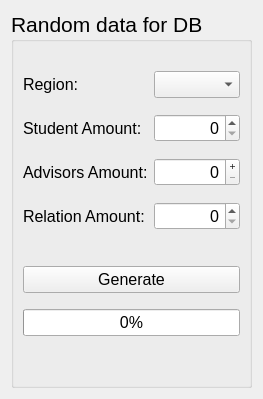
         <widget class="QWidget" name="page_2">
          <layout class="QGridLayout" name="gridLayout_3">
           <item row="4" column="0">
            <widget class="QGroupBox" name="groupBox">
             <property name="font">
              <font>
               <pointsize>16</pointsize>
              </font>
             </property>
             <property name="title">
              <string>Random data for DB</string>
             </property>
             <layout class="QGridLayout" name="gridLayout_9">
              <item row="3" column="1">
               <widget class="QDoubleSpinBox" name="student_dsb">
                <property name="font">
                 <font>
                  <pointsize>12</pointsize>
                 </font>
                </property>
                <property name="alignment">
                 <set>Qt::AlignRight|Qt::AlignTrailing|Qt::AlignVCenter</set>
                </property>
                <property name="decimals">
                 <number>0</number>
                </property>
                <property name="maximum">
                 <double>10000.000000000000000</double>
                </property>
               </widget>
              </item>
              <item row="5" column="1">
               <widget class="QDoubleSpinBox" name="advisors_dsb">
                <property name="font">
                 <font>
                  <pointsize>12</pointsize>
                 </font>
                </property>
                <property name="alignment">
                 <set>Qt::AlignRight|Qt::AlignTrailing|Qt::AlignVCenter</set>
                </property>
                <property name="buttonSymbols">
                 <enum>QAbstractSpinBox::PlusMinus</enum>
                </property>
                <property name="decimals">
                 <number>0</number>
                </property>
                <property name="maximum">
                 <double>1000.000000000000000</double>
                </property>
               </widget>
              </item>
              <item row="1" column="0">
               <widget class="QLabel" name="label">
                <property name="maximumSize">
                 <size>
                  <width>180</width>
                  <height>16777215</height>
                 </size>
                </property>
                <property name="font">
                 <font>
                  <pointsize>12</pointsize>
                 </font>
                </property>
                <property name="text">
                 <string>Region:</string>
                </property>
               </widget>
              </item>
              <item row="12" column="0">
               <spacer name="verticalSpacer_3">
                <property name="orientation">
                 <enum>Qt::Vertical</enum>
                </property>
                <property name="sizeHint" stdset="0">
                 <size>
                  <width>20</width>
                  <height>40</height>
                 </size>
                </property>
               </spacer>
              </item>
              <item row="3" column="0">
               <widget class="QLabel" name="label_2">
                <property name="maximumSize">
                 <size>
                  <width>120</width>
                  <height>16777215</height>
                 </size>
                </property>
                <property name="font">
                 <font>
                  <pointsize>12</pointsize>
                 </font>
                </property>
                <property name="text">
                 <string>Student Amount:</string>
                </property>
               </widget>
              </item>
              <item row="5" column="0">
               <widget class="QLabel" name="label_3">
                <property name="maximumSize">
                 <size>
                  <width>180</width>
                  <height>16777215</height>
                 </size>
                </property>
                <property name="font">
                 <font>
                  <pointsize>12</pointsize>
                 </font>
                </property>
                <property name="text">
                 <string>Advisors Amount:</string>
                </property>
               </widget>
              </item>
              <item row="4" column="0" colspan="2">
               <spacer name="horizontalSpacer_4">
                <property name="orientation">
                 <enum>Qt::Horizontal</enum>
                </property>
                <property name="sizeHint" stdset="0">
                 <size>
                  <width>40</width>
                  <height>10</height>
                 </size>
                </property>
               </spacer>
              </item>
              <item row="9" column="0" colspan="2">
               <widget class="QPushButton" name="random_db_pb">
                <property name="font">
                 <font>
                  <pointsize>12</pointsize>
                 </font>
                </property>
                <property name="text">
                 <string>Generate</string>
                </property>
               </widget>
              </item>
              <item row="1" column="1">
               <widget class="QComboBox" name="region_cb">
                <property name="font">
                 <font>
                  <pointsize>12</pointsize>
                 </font>
                </property>
               </widget>
              </item>
              <item row="11" column="0" colspan="2">
               <widget class="QProgressBar" name="random_progressbar">
                <property name="font">
                 <font>
                  <pointsize>12</pointsize>
                 </font>
                </property>
                <property name="value">
                 <number>0</number>
                </property>
                <property name="alignment">
                 <set>Qt::AlignCenter</set>
                </property>
               </widget>
              </item>
              <item row="2" column="0" colspan="2">
               <spacer name="horizontalSpacer_3">
                <property name="orientation">
                 <enum>Qt::Horizontal</enum>
                </property>
                <property name="sizeHint" stdset="0">
                 <size>
                  <width>40</width>
                  <height>10</height>
                 </size>
                </property>
               </spacer>
              </item>
              <item row="10" column="0" colspan="2">
               <spacer name="horizontalSpacer_5">
                <property name="orientation">
                 <enum>Qt::Horizontal</enum>
                </property>
                <property name="sizeHint" stdset="0">
                 <size>
                  <width>40</width>
                  <height>10</height>
                 </size>
                </property>
               </spacer>
              </item>
              <item row="6" column="0" colspan="2">
               <spacer name="horizontalSpacer_6">
                <property name="orientation">
                 <enum>Qt::Horizontal</enum>
                </property>
                <property name="sizeHint" stdset="0">
                 <size>
                  <width>40</width>
                  <height>10</height>
                 </size>
                </property>
               </spacer>
              </item>
              <item row="0" column="0" colspan="2">
               <spacer name="horizontalSpacer_7">
                <property name="orientation">
                 <enum>Qt::Horizontal</enum>
                </property>
                <property name="sizeHint" stdset="0">
                 <size>
                  <width>40</width>
                  <height>20</height>
                 </size>
                </property>
               </spacer>
              </item>
              <item row="7" column="1">
               <widget class="QDoubleSpinBox" name="doubleSpinBox">
                <property name="font">
                 <font>
                  <pointsize>12</pointsize>
                 </font>
                </property>
                <property name="alignment">
                 <set>Qt::AlignRight|Qt::AlignTrailing|Qt::AlignVCenter</set>
                </property>
                <property name="decimals">
                 <number>0</number>
                </property>
                <property name="maximum">
                 <double>5000.000000000000000</double>
                </property>
               </widget>
              </item>
              <item row="7" column="0">
               <widget class="QLabel" name="label_4">
                <property name="font">
                 <font>
                  <pointsize>12</pointsize>
                 </font>
                </property>
                <property name="text">
                 <string>Relation Amount:</string>
                </property>
               </widget>
              </item>
              <item row="8" column="0" colspan="2">
               <spacer name="horizontalSpacer_8">
                <property name="orientation">
                 <enum>Qt::Horizontal</enum>
                </property>
                <property name="sizeHint" stdset="0">
                 <size>
                  <width>40</width>
                  <height>30</height>
                 </size>
                </property>
               </spacer>
              </item>
             </layout>
            </widget>
           </item>
          </layout>
         </widget>
